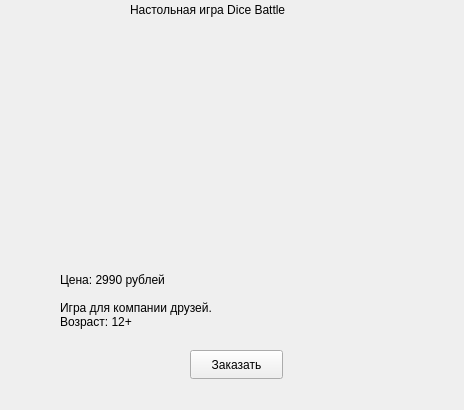
<?xml version="1.0" encoding="UTF-8"?>
<ui version="4.0">
 <class>Katalog</class>
 <widget class="QWidget" name="Katalog">
  <property name="geometry">
   <rect>
    <x>0</x>
    <y>0</y>
    <width>464</width>
    <height>410</height>
   </rect>
  </property>
  <property name="windowTitle">
   <string>Form</string>
  </property>
  <widget class="QLabel" name="label">
   <property name="geometry">
    <rect>
     <x>130</x>
     <y>0</y>
     <width>201</width>
     <height>20</height>
    </rect>
   </property>
   <property name="text">
    <string>Настольная игра Dice Battle</string>
   </property>
  </widget>
  <widget class="QLabel" name="label_3">
   <property name="geometry">
    <rect>
     <x>60</x>
     <y>260</y>
     <width>191</width>
     <height>81</height>
    </rect>
   </property>
   <property name="text">
    <string>Цена: 2990 рублей

Игра для компании друзей.
Возраст: 12+</string>
   </property>
  </widget>
  <widget class="QPushButton" name="pushButton">
   <property name="geometry">
    <rect>
     <x>190</x>
     <y>350</y>
     <width>93</width>
     <height>29</height>
    </rect>
   </property>
   <property name="text">
    <string>Заказать</string>
   </property>
  </widget>
  <widget class="QLabel" name="label_4">
   <property name="geometry">
    <rect>
     <x>60</x>
     <y>30</y>
     <width>331</width>
     <height>221</height>
    </rect>
   </property>
   <property name="text">
    <string/>
   </property>
   <property name="pixmap">
    <pixmap>dice.jpg</pixmap>
   </property>
   <property name="scaledContents">
    <bool>true</bool>
   </property>
  </widget>
 </widget>
 <resources/>
 <connections/>
</ui>
